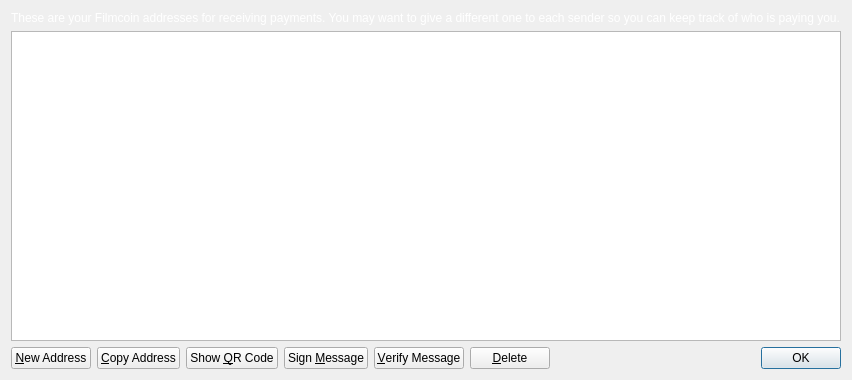
<?xml version="1.0" encoding="UTF-8"?>
<ui version="4.0">
 <class>AddressBookPage</class>
 <widget class="QWidget" name="AddressBookPage">
  <property name="geometry">
   <rect>
    <x>0</x>
    <y>0</y>
    <width>852</width>
    <height>380</height>
   </rect>
  </property>
  <property name="windowTitle">
   <string>Address Book</string>
  </property>
  <property name="styleSheet">
   <string notr="true"/>
  </property>
  <layout class="QVBoxLayout" name="verticalLayout">
   <item>
    <widget class="QLabel" name="labelExplanation">
     <property name="enabled">
      <bool>true</bool>
     </property>
     <property name="styleSheet">
      <string notr="true">#labelExplanation { color: #ffffff;}</string>
     </property>
     <property name="text">
      <string>These are your Filmcoin addresses for receiving payments. You may want to give a different one to each sender so you can keep track of who is paying you.</string>
     </property>
     <property name="textFormat">
      <enum>Qt::PlainText</enum>
     </property>
     <property name="wordWrap">
      <bool>true</bool>
     </property>
    </widget>
   </item>
   <item>
    <widget class="QTableView" name="tableView">
     <property name="contextMenuPolicy">
      <enum>Qt::CustomContextMenu</enum>
     </property>
     <property name="toolTip">
      <string>Double-click to edit address or label</string>
     </property>
     <property name="tabKeyNavigation">
      <bool>false</bool>
     </property>
     <property name="alternatingRowColors">
      <bool>true</bool>
     </property>
     <property name="selectionMode">
      <enum>QAbstractItemView::SingleSelection</enum>
     </property>
     <property name="selectionBehavior">
      <enum>QAbstractItemView::SelectRows</enum>
     </property>
     <property name="sortingEnabled">
      <bool>true</bool>
     </property>
     <attribute name="verticalHeaderVisible">
      <bool>false</bool>
     </attribute>
    </widget>
   </item>
   <item>
    <layout class="QHBoxLayout" name="horizontalLayout">
     <item>
      <widget class="QPushButton" name="newAddressButton">
       <property name="toolTip">
        <string>Create a new address</string>
       </property>
       <property name="text">
        <string>&amp;New Address</string>
       </property>
       <property name="icon">
        <iconset resource="../bitcoin.qrc">
         <normaloff>:/icons/add</normaloff>:/icons/add</iconset>
       </property>
      </widget>
     </item>
     <item>
      <widget class="QPushButton" name="copyToClipboard">
       <property name="toolTip">
        <string>Copy the currently selected address to the system clipboard</string>
       </property>
       <property name="text">
        <string>&amp;Copy Address</string>
       </property>
       <property name="icon">
        <iconset resource="../bitcoin.qrc">
         <normaloff>:/icons/editcopy</normaloff>:/icons/editcopy</iconset>
       </property>
      </widget>
     </item>
     <item>
      <widget class="QPushButton" name="showQRCode">
       <property name="text">
        <string>Show &amp;QR Code</string>
       </property>
       <property name="icon">
        <iconset resource="../bitcoin.qrc">
         <normaloff>:/icons/qrcode</normaloff>:/icons/qrcode</iconset>
       </property>
      </widget>
     </item>
     <item>
      <widget class="QPushButton" name="signMessage">
       <property name="toolTip">
        <string>Sign a message to prove you own a Filmcoin address</string>
       </property>
       <property name="text">
        <string>Sign &amp;Message</string>
       </property>
       <property name="icon">
        <iconset resource="../bitcoin.qrc">
         <normaloff>:/icons/edit</normaloff>:/icons/edit</iconset>
       </property>
      </widget>
     </item>
     <item>
      <widget class="QPushButton" name="verifyMessage">
       <property name="toolTip">
        <string>Verify a message to ensure it was signed with a specified Filmcoin address</string>
       </property>
       <property name="text">
        <string>&amp;Verify Message</string>
       </property>
       <property name="icon">
        <iconset resource="../bitcoin.qrc">
         <normaloff>:/icons/transaction_0</normaloff>:/icons/transaction_0</iconset>
       </property>
      </widget>
     </item>
     <item>
      <widget class="QPushButton" name="deleteButton">
       <property name="toolTip">
        <string>Delete the currently selected address from the list</string>
       </property>
       <property name="text">
        <string>&amp;Delete</string>
       </property>
       <property name="icon">
        <iconset resource="../bitcoin.qrc">
         <normaloff>:/icons/remove</normaloff>:/icons/remove</iconset>
       </property>
      </widget>
     </item>
     <item>
      <spacer name="horizontalSpacer">
       <property name="orientation">
        <enum>Qt::Horizontal</enum>
       </property>
       <property name="sizeHint" stdset="0">
        <size>
         <width>40</width>
         <height>20</height>
        </size>
       </property>
      </spacer>
     </item>
     <item>
      <widget class="QDialogButtonBox" name="buttonBox">
       <property name="sizePolicy">
        <sizepolicy hsizetype="Maximum" vsizetype="Fixed">
         <horstretch>0</horstretch>
         <verstretch>0</verstretch>
        </sizepolicy>
       </property>
       <property name="standardButtons">
        <set>QDialogButtonBox::Ok</set>
       </property>
      </widget>
     </item>
    </layout>
   </item>
  </layout>
 </widget>
 <resources>
  <include location="../bitcoin.qrc"/>
 </resources>
 <connections/>
</ui>
